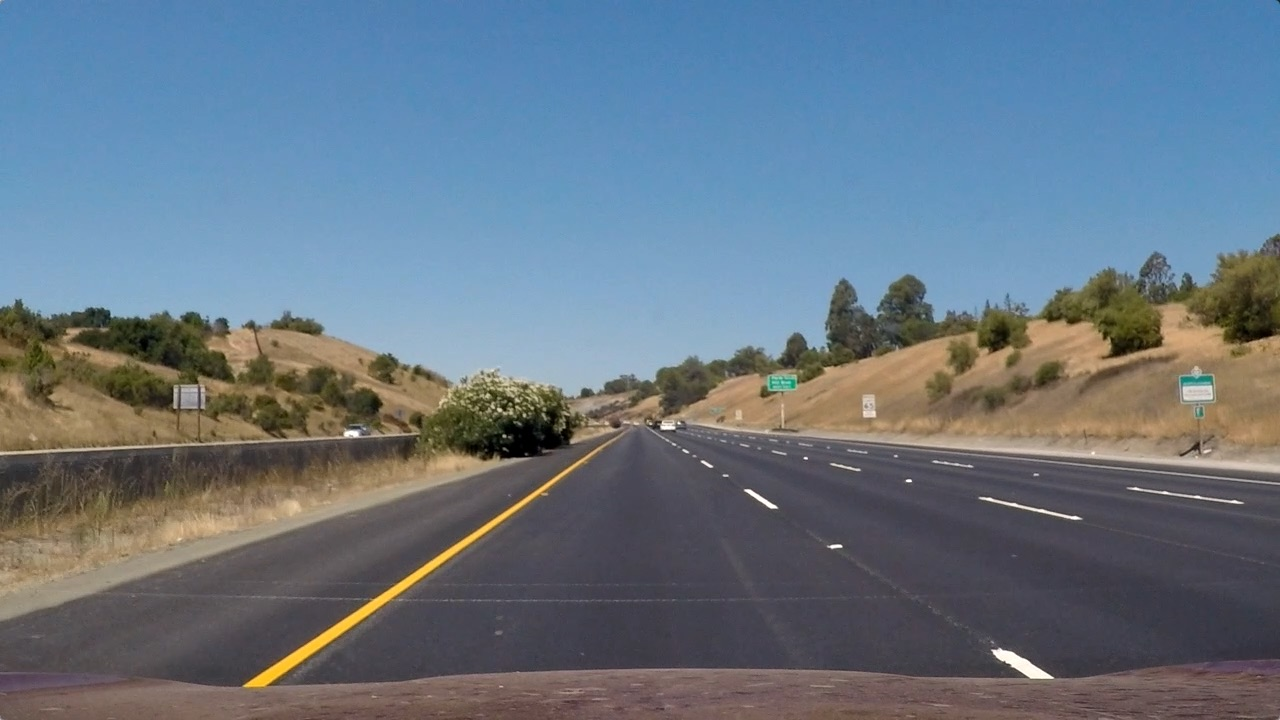
#> input picture test_images/straight_lines1.jpg, 1280 x 720 px
$ python -i find_lines.py   (imports and definitions only)
#> lines starting #> are read from the running program, lines starting #| are printed output that depends on the picture; after the words box and inside, x2 and y2 are one past the last pixel; in counts of white or black regions, pixels touching at a corner belong together
import numpy as np
import cv2
import matplotlib.pyplot as plt
import matplotlib.image as mpimg


def find_lines(img):
    '''
    This takes in a thresholded image and
    finds the lanes lines with sliding window search
    '''

    # These are window parameters
    window_width = 50
    window_height = 80  # Breaks image into 9 vertical layers since image height is 720
    margin = 100  # How much to slide left and right for searching

    def window_mask(width, height, img_ref, center, level):
        output = np.zeros_like(img_ref)
        output[int(img_ref.shape[0] - (level + 1) * height):int(img_ref.shape[0] - level * height),
        max(0, int(center - width / 2)):min(int(center + width / 2), img_ref.shape[1])] = 1
        return output

    def find_window_centroids(image, window_width, window_height, margin):

        window_centroids = []  # Stores the (left,right) window centroid positions per level
        window = np.ones(window_width)  # Creates a window template that will be used for convolutions

        # First find the two starting positions for the left and right lane by using np.sum to get the vertical image slice
        # and then np.convolve the vertical image slice with the window template

        # This sums quarter bottom of image to get slice
        l_sum = np.sum(img[int(3 * img.shape[0] / 4):, :int(img.shape[1] / 2)], axis=0)
        l_center = np.argmax(np.convolve(window, l_sum)) - window_width / 2
        r_sum = np.sum(img[int(3 * img.shape[0] / 4):, int(img.shape[1] / 2):], axis=0)
        r_center = np.argmax(np.convolve(window, r_sum)) - window_width / 2 + int(img.shape[1] / 2)

        # Distance from center (camera center - lane center)
        cc = int(img.shape[1] / 2)
        lc = int((r_center - l_center) / 2)
        dfc = abs(cc - lc)

        # Add what we found for the first layer
        window_centroids.append((l_center, r_center))

        # This goes through each layer looking for max pixel locations
        for level in range(1, (int)(img.shape[0] / window_height)):
            # convolves the window into the vertical slice of the image
            image_layer = np.sum(
                img[int(img.shape[0] - (level + 1) * window_height):int(img.shape[0] - level * window_height),
                :], axis=0)
            conv_signal = np.convolve(window, image_layer)
            # Finds the best left centroid by using past left center as a reference
            # Use window_width/2 as offset because convolution signal reference is at right side of window, not center of window
            offset = window_width / 2
            l_min_index = int(max(l_center + offset - margin, 0))
            l_max_index = int(min(l_center + offset + margin, img.shape[1]))
            l_center = np.argmax(conv_signal[l_min_index:l_max_index]) + l_min_index - offset
            # Finds the best right centroid by using past right center as a reference
            r_min_index = int(max(r_center + offset - margin, 0))
            r_max_index = int(min(r_center + offset + margin, img.shape[1]))
            r_center = np.argmax(conv_signal[r_min_index:r_max_index]) + r_min_index - offset
            # Add what was found for that layer
            window_centroids.append((l_center, r_center))

        return window_centroids, dfc

    window_centroids, dfc = find_window_centroids(img, window_width, window_height, margin)

    # These are empty arrays that will later store values for the polyfit
    leftx = []
    rightx = []
    yaxis = []

    # If any window centers were found
    if len(window_centroids) > 0:

        # Points used to draw all the left and right windows
        l_points = np.zeros_like(img)
        r_points = np.zeros_like(img)


        # Goes through each level and draws the windows
        for level in range(0, len(window_centroids)):
            # Window_mask is a function to draw window areas
            l_mask = window_mask(window_width, window_height, img, window_centroids[level][0], level)
            r_mask = window_mask(window_width, window_height, img, window_centroids[level][1], level)
            # Adds graphic points from window mask here to total pixels found
            l_points[(l_points == 255) | ((l_mask == 1))] = 255
            r_points[(r_points == 255) | ((r_mask == 1))] = 255
            ycalc = img.shape[0] - ((level * 2 + 1) * (window_height / 2))

            yaxis.append(ycalc)
            leftx.append(window_centroids[level][0])
            rightx.append(window_centroids[level][1])

        yaxis = np.array(yaxis)
        rightx = np.array(rightx)
        leftx = np.array(leftx)

        # This draws the results
        template = np.array(r_points + l_points, np.uint8)  # add both left and right window pixels together
        zero_channel = np.zeros_like(template)  # create a zero color channel
        template = np.array(cv2.merge((zero_channel, template, zero_channel)), np.uint8)  # make window pixels green
        warpage = np.array(cv2.merge((img, img, img)),
                           np.uint8)  # making the original road pixels 3 color channels
        output = cv2.addWeighted(warpage, 1, template, 0.5, 0.0)  # overlay the orignal road image with window results

    # If no window centers found, this displays orginal road image
    else:
        output = np.array(cv2.merge((img, img, img)), np.uint8)


    return output, yaxis, leftx, rightx, dfc

>>> import cv2
>>> picture = cv2.imread('test_images/straight_lines1.jpg', cv2.IMREAD_GRAYSCALE)
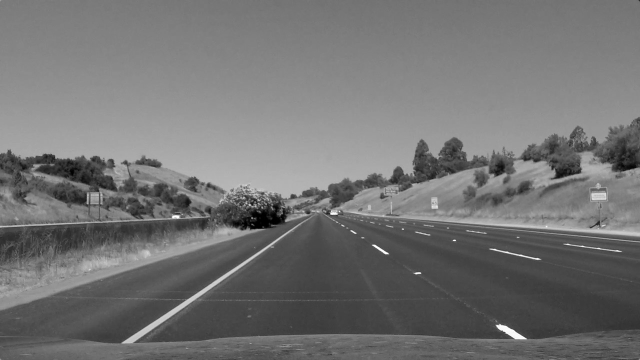
#> picture: shape (720, 1280) (shown at 1/2 size); min 0, max 255, mean 114.9
>>> result = find_lines(picture)
#> in find_lines, `window_centroids, dfc = find_window_centroids(img, window_width, windo..`: window_centroids = [(24, 1017), (24, 917), (123, 1016), (79, 1115), (78, 1190), (135, 1188), (169, 1243), (80, 1242), (24, 1142)]; dfc = 144
#> the loop in find_lines, `for level in range(0, len(window_centroids)):` made 9 passes
#> ycalc on passes 1 to 8: 680, 600, 520, 440, 360, 280, 200, 120
#> pass 1, in find_lines, `l_mask = window_mask(window_width, window_height, img, window_centroid..`:
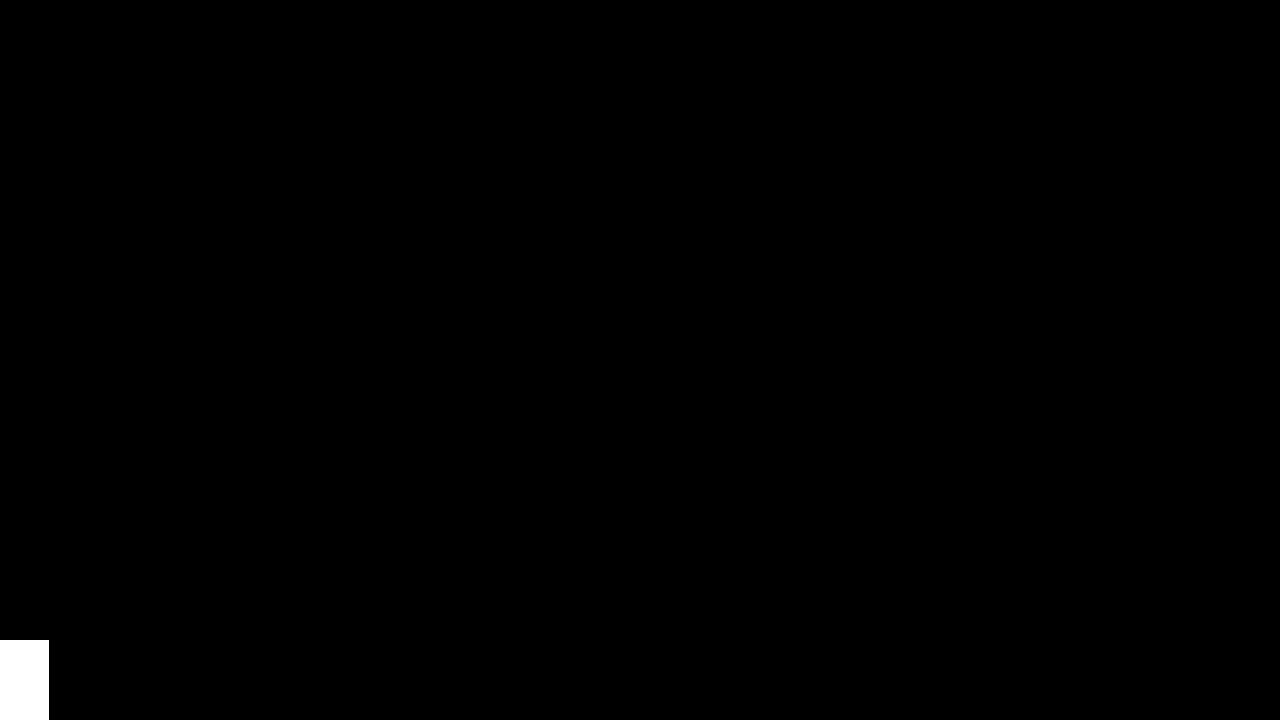
#> l_mask: shape (720, 1280); values 0 (black) and 1 (white), 0.43% white; 1 white region, box (x1, y1, x2, y2) and area: (0, 640, 49, 720) 3920
#> after the loop in find_lines, `for level in range(0, len(window_centroids)):`:
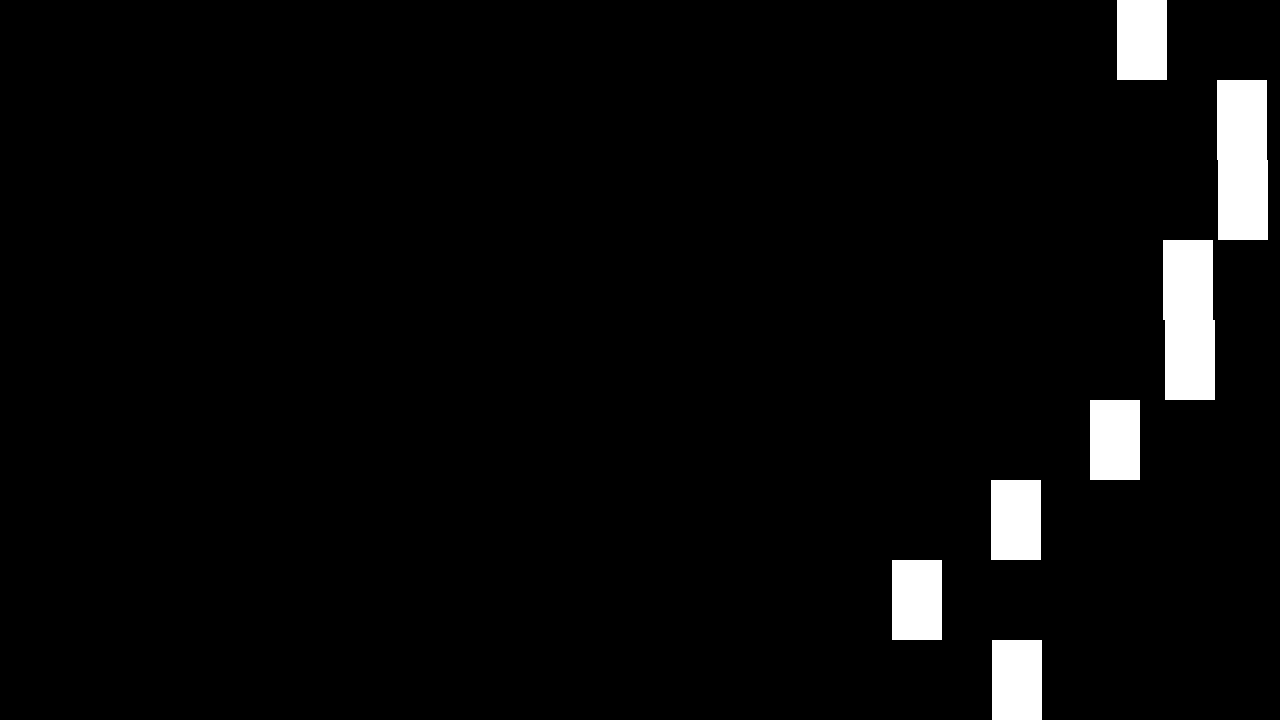
#> r_points: shape (720, 1280); 3.9% white; 7 white regions, largest, box (x1, y1, x2, y2) and area: (1217, 80, 1268, 240) 8000, (1163, 240, 1215, 400) 8000, (1117, 0, 1167, 80) 4000
#> after the loop in find_lines, `for level in range(0, len(window_centroids)):`: leftx = [24, 24, 123, 79, 78, 135, 169, 80, 24]; rightx = [1017, 917, 1016, 1115, 1190, 1188, 1243, 1242, 1142]; yaxis = [680, 600, 520, 440, 360, 280, 200, 120, 40]
#> in find_lines, `output = cv2.addWeighted(warpage, 1, template, 0.5, 0.0)`:
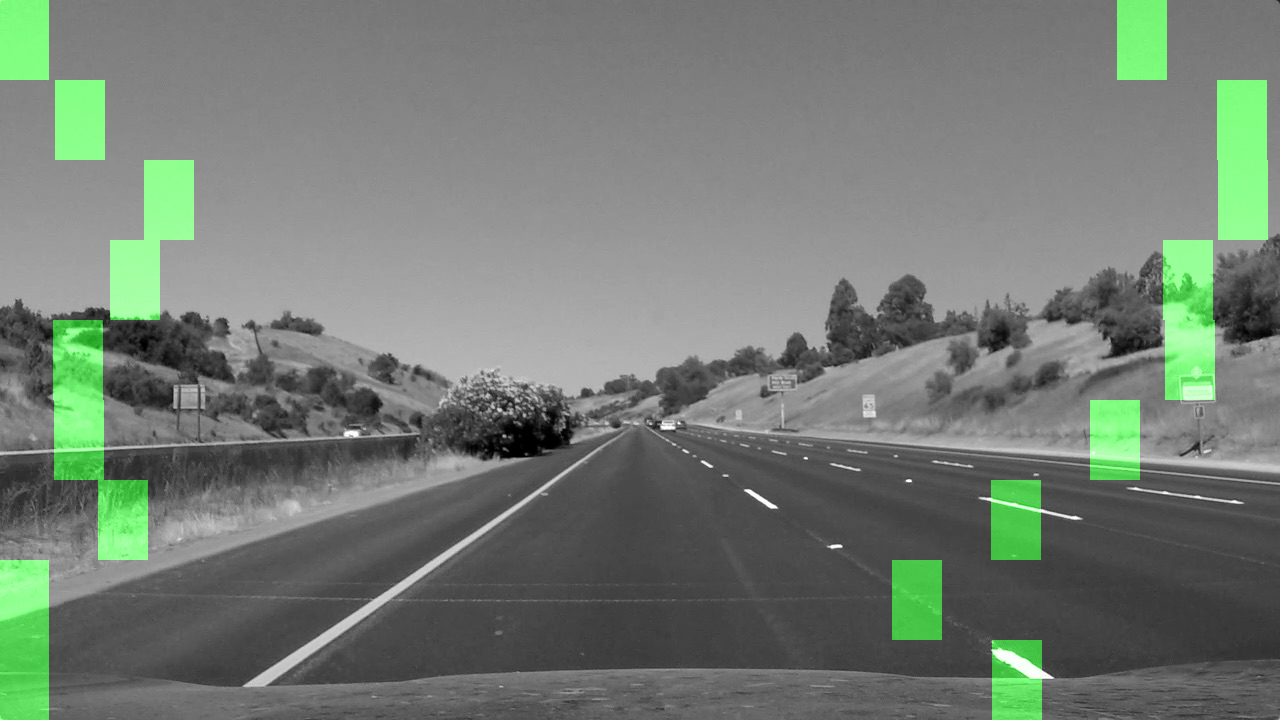
#> output: shape (720, 1280, 3); mean of channels 0, 1, 2 114.9, 124, 114.9; drawn as B, G, R
#> result = 5 items

$ run again, on test_images/straight_lines2.jpg
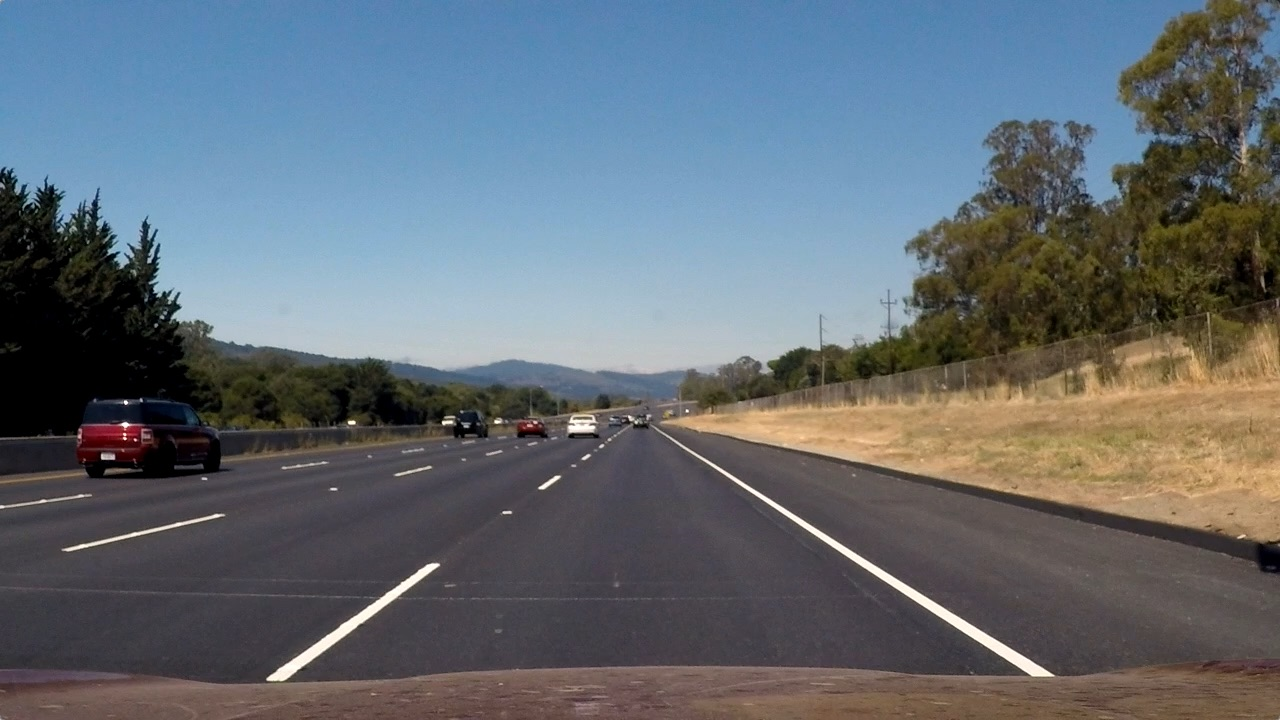
#> input picture test_images/straight_lines2.jpg, 1280 x 720 px
#> window_centroids = [(305, 1011), (363, 954), (349, 1053), (429, 953), (462, 853), (438, 753), (435, 653), (335, 630), (294, 598)]; dfc = 287
#> the loop in find_lines, `for level in range(0, len(window_centroids)):` made 9 passes
#> ycalc on passes 1 to 8: 680, 600, 520, 440, 360, 280, 200, 120
#> pass 1, in find_lines, `l_mask = window_mask(window_width, window_height, img, window_centroid..`:
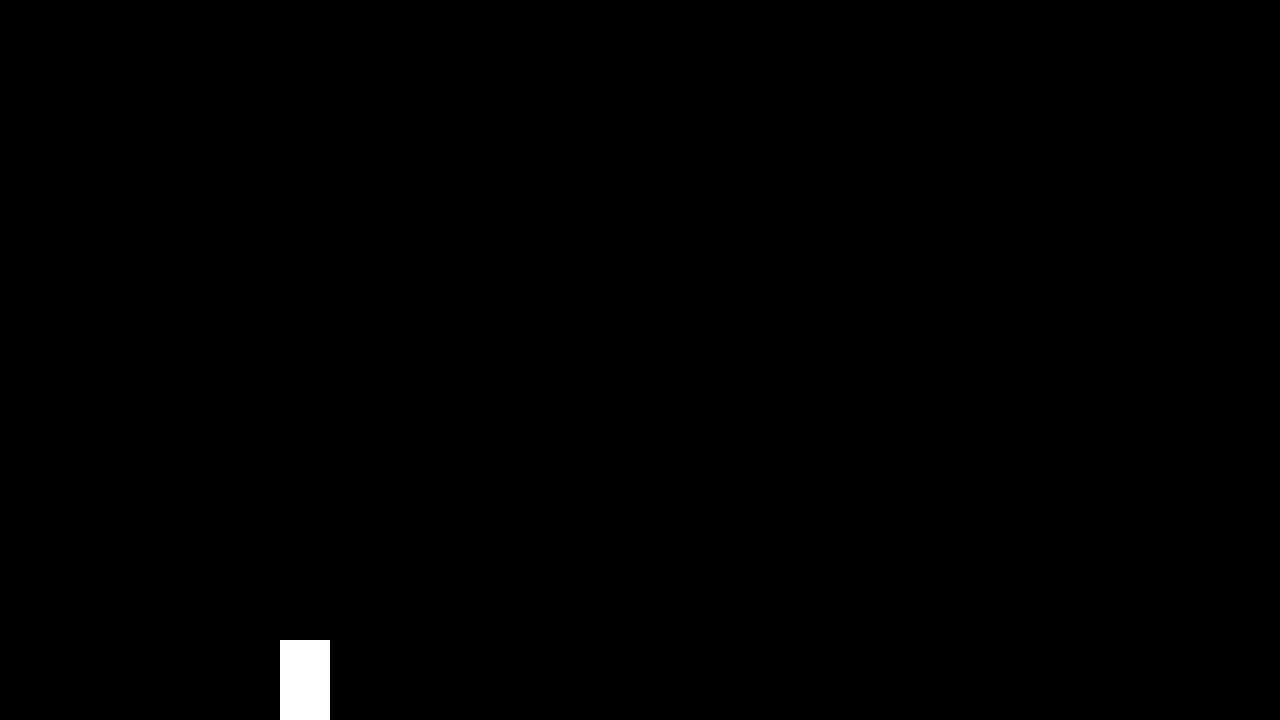
#> l_mask: shape (720, 1280); values 0 (black) and 1 (white), 0.43% white; 1 white region, box (x1, y1, x2, y2) and area: (280, 640, 330, 720) 4000
#> after the loop in find_lines, `for level in range(0, len(window_centroids)):`: leftx = [305, 363, 349, 429, 462, 438, 435, 335, 294]; rightx = [1011, 954, 1053, 953, 853, 753, 653, 630, 598]; yaxis = [680, 600, 520, 440, 360, 280, 200, 120, 40]
#> in find_lines, `output = cv2.addWeighted(warpage, 1, template, 0.5, 0.0)`:
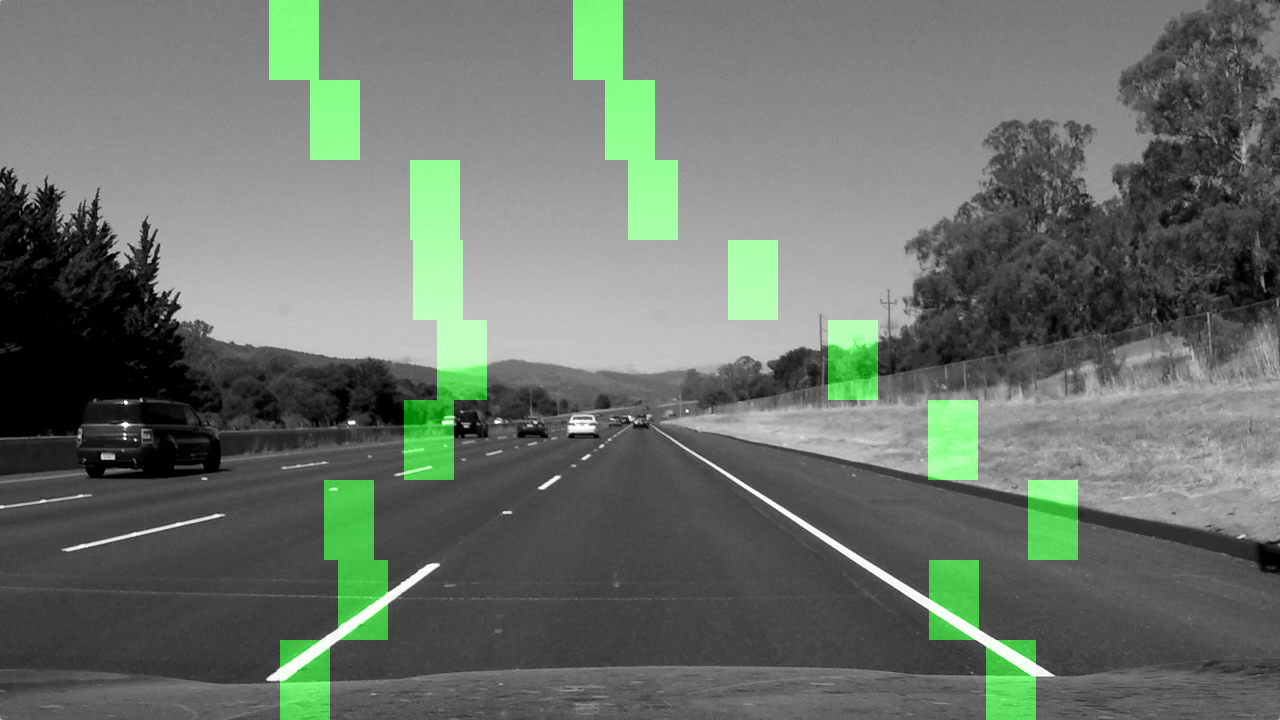
#> output: shape (720, 1280, 3); mean of channels 0, 1, 2 106, 114.4, 106; drawn as B, G, R
#> result = 5 items
